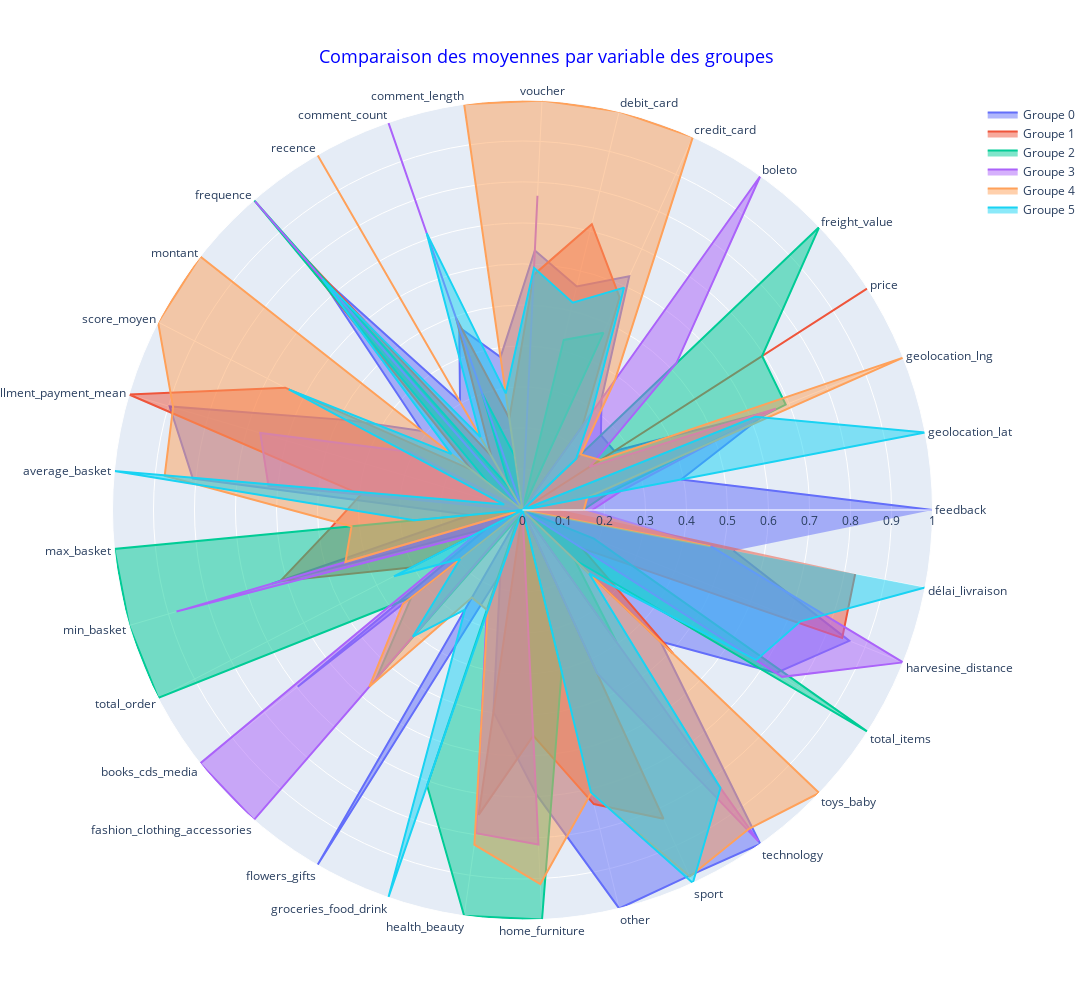

The cell this chart's notebook holds for it:
### Code cell
# Tracé des radar
plot_radars(data1, "Clusters")

### Figure 1 — Plotly figure (JSON) as saved in the notebook; plotly's stock layout.template omitted (floating-point values rounded to 4 significant figures)
{"data": [{"fill": "toself", "name": "Groupe 0", "r": [1.0, 0.394, 0.6452, 0.2662, 0.2642, 0.3323, 0.6265, 0.5612, 0.6335, 0.3766, 0.4718, 0.3047, 0.7654, 0.3118, 0.4784, 0.897, 0.8078, 0.1275, 0.6372, 0.09911, 0.6976, 0, 1, 0.1654, 0.4975, 0.6933, 1, 0.9803, 1, 0.465, 0.7354, 0.8587, 0.5241], "theta": ["feedback", "geolocation_lat", "geolocation_lng", "price", "freight_value", "boleto", "credit_card", "debit_card", "voucher", "comment_length", "comment_count", "recence", "frequence", "montant", "score_moyen", "installment_payment_mean", "average_basket", "max_basket", "min_basket", "total_order", "books_cds_media", "fashion_clothing_accessories", "flowers_gifts", "groceries_food_drink", "health_beauty", "home_furniture", "other", "sport", "technology", "toys_baby", "total_items", "harvesine_distance", "délai_livraison"], "type": "scatterpolar"}, {"fill": "toself", "name": "Groupe 1", "r": [0.09266, 0, 0, 1, 0, 0.2523, 0.5701, 0.7173, 0.5741, 0.2259, 0.4958, 0.1526, 0.8662, 0.1581, 0.6512, 1, 0.396, 0.4709, 0.6157, 0.3064, 0, 0.3096, 0.01232, 0, 0.7513, 0.5508, 0.7381, 0.828, 0, 0.507, 0.1729, 0.8399, 0.8263], "theta": ["feedback", "geolocation_lat", "geolocation_lng", "price", "freight_value", "boleto", "credit_card", "debit_card", "voucher", "comment_length", "comment_count", "recence", "frequence", "montant", "score_moyen", "installment_payment_mean", "average_basket", "max_basket", "min_basket", "total_order", "books_cds_media", "fashion_clothing_accessories", "flowers_gifts", "groceries_food_drink", "health_beauty", "home_furniture", "other", "sport", "technology", "toys_baby", "total_items", "harvesine_distance", "délai_livraison"], "type": "scatterpolar"}, {"fill": "toself", "name": "Groupe 2", "r": [0.1477, 0.2111, 0.6915, 0.6946, 1, 0, 0.4751, 0.4268, 0, 0.1323, 0.3016, 0.06064, 1, 0.1043, 0, 0, 0, 1, 1, 1, 0.345, 0.5448, 0.02071, 0.7114, 1, 1, 0.4049, 0, 0.3945, 0.1758, 1, 0.1876, 0], "theta": ["feedback", "geolocation_lat", "geolocation_lng", "price", "freight_value", "boleto", "credit_card", "debit_card", "voucher", "comment_length", "comment_count", "recence", "frequence", "montant", "score_moyen", "installment_payment_mean", "average_basket", "max_basket", "min_basket", "total_order", "books_cds_media", "fashion_clothing_accessories", "flowers_gifts", "groceries_food_drink", "health_beauty", "home_furniture", "other", "sport", "technology", "toys_baby", "total_items", "harvesine_distance", "délai_livraison"], "type": "scatterpolar"}, {"fill": "toself", "name": "Groupe 3", "r": [0.1701, 0.2442, 0.6654, 0.1947, 0.5185, 1, 0, 0, 0.7672, 0, 1, 0, 0.996, 0, 0.3106, 0.6666, 0.6225, 0, 0.8795, 0.126, 1, 1, 0, 0.2672, 0.7966, 0.8167, 0, 0.4372, 0.9921, 0, 0.7527, 1, 0.4683], "theta": ["feedback", "geolocation_lat", "geolocation_lng", "price", "freight_value", "boleto", "credit_card", "debit_card", "voucher", "comment_length", "comment_count", "recence", "frequence", "montant", "score_moyen", "installment_payment_mean", "average_basket", "max_basket", "min_basket", "total_order", "books_cds_media", "fashion_clothing_accessories", "flowers_gifts", "groceries_food_drink", "health_beauty", "home_furniture", "other", "sport", "technology", "toys_baby", "total_items", "harvesine_distance", "délai_livraison"], "type": "scatterpolar"}, {"fill": "toself", "name": "Groupe 4", "r": [0.1497, 0.1608, 1, 0.2259, 0.1963, 0.3889, 1.0, 1, 1, 1, 0, 1.0, 0, 1, 1, 0.8881, 0.8767, 0.419, 0.45, 0, 0.3712, 0.5703, 0.2467, 0.2593, 0.8247, 0.9132, 0.7101, 0.9826, 0.9539, 1, 0, 0, 0.4664], "theta": ["feedback", "geolocation_lat", "geolocation_lng", "price", "freight_value", "boleto", "credit_card", "debit_card", "voucher", "comment_length", "comment_count", "recence", "frequence", "montant", "score_moyen", "installment_payment_mean", "average_basket", "max_basket", "min_basket", "total_order", "books_cds_media", "fashion_clothing_accessories", "flowers_gifts", "groceries_food_drink", "health_beauty", "home_furniture", "other", "sport", "technology", "toys_baby", "total_items", "harvesine_distance", "délai_livraison"], "type": "scatterpolar"}, {"fill": "toself", "name": "Groupe 5", "r": [0, 1, 0.6117, 0, 0.1806, 0.2918, 0.5963, 0.5202, 0.5914, 0.2873, 0.7145, 0.2052, 0.7451, 0.2203, 0.6414, 0.04654, 1, 0.2656, 0, 0.3529, 0.1932, 0.4083, 0.2807, 1, 0, 0, 0.7089, 1, 0.8323, 0.2244, 0.6774, 0.7303, 1], "theta": ["feedback", "geolocation_lat", "geolocation_lng", "price", "freight_value", "boleto", "credit_card", "debit_card", "voucher", "comment_length", "comment_count", "recence", "frequence", "montant", "score_moyen", "installment_payment_mean", "average_basket", "max_basket", "min_basket", "total_order", "books_cds_media", "fashion_clothing_accessories", "flowers_gifts", "groceries_food_drink", "health_beauty", "home_furniture", "other", "sport", "technology", "toys_baby", "total_items", "harvesine_distance", "délai_livraison"], "type": "scatterpolar"}], "layout": {"height": 1000, "polar": {"radialaxis": {"range": [0, 1], "visible": true}}, "showlegend": true, "title": {"font": {"color": "blue", "size": 18}, "text": "Comparaison des moyennes par variable des groupes", "x": 0.5, "xanchor": "center", "y": 0.95, "yanchor": "top"}, "width": 1200}}
